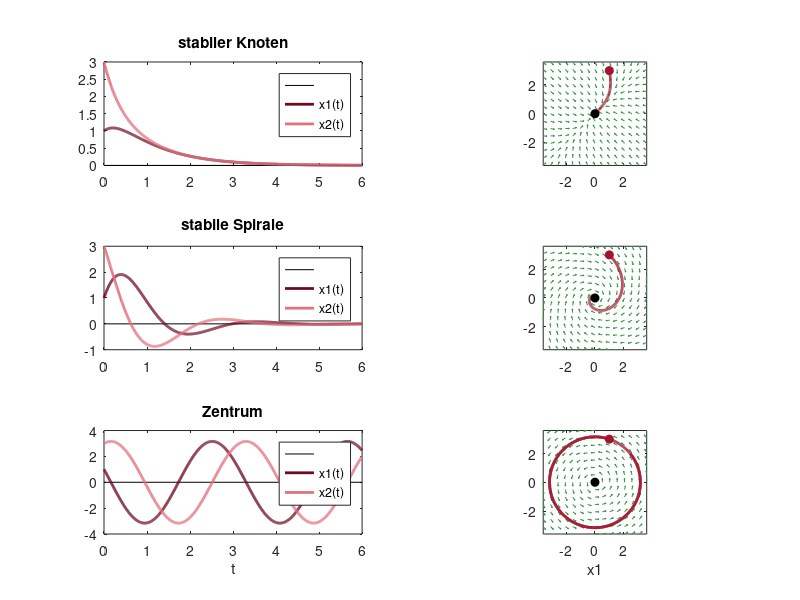

Recreate this plot in MATLAB.
% Abb. 4.10: drei lineare Systeme dx/dt = A x mit x(0) = (1, 3) (Buch, Abschnitt 4.2, Gl. 4.8 und 4.10)
% oben stabiler Knoten A = (-2 1; 1 -2), Mitte stabile Spirale A = (-1 2; -2 -1), unten Zentrum A = (0 -2; 2 0)
% links Zeitverläufe (Lösungsformeln), rechts Phasenebene mit Richtungsfeld
% (c) 2026 Philipp Kügler · Programm zum Buch „Dynamische Systeme in den Lebenswissenschaften“ · MIT-Lizenz (siehe LICENSE)
namen = {'stabiler Knoten', 'stabile Spirale', 'Zentrum'};
As = {[-2 1; 1 -2], [-1 2; -2 -1], [0 -2; 2 0]};
t = linspace(0, 6, 800);
X1 = {2 * exp(-t) - exp(-3 * t), exp(-t) .* (cos(2 * t) + 3 * sin(2 * t)), cos(2 * t) - 3 * sin(2 * t)};   % Lösungsformeln
X2 = {2 * exp(-t) + exp(-3 * t), exp(-t) .* (3 * cos(2 * t) - sin(2 * t)), 3 * cos(2 * t) + sin(2 * t)};
[G1, G2] = meshgrid(linspace(-3.6, 3.6, 15));
for z = 1:3
    A = As{z};
    lam = eig(A); lam = sortrows([imag(lam) real(lam)]);   % nach Imaginär-, dann Realteil ordnen
    fprintf('%s: Eigenwerte %s\n', namen{z}, sprintf('%g%+gi  ', lam(:, [2 1])'));
    subplot(3, 2, 2 * z - 1);
    plot([0 6], [0 0], 'k'); hold on
    plot(t, X1{z}, 'Color', [0.43 0.04 0.12], 'LineWidth', 2);
    plot(t, X2{z}, 'Color', [0.89 0.44 0.49], 'LineWidth', 2); hold off
    title(namen{z}); legend('', 'x1(t)', 'x2(t)');
    subplot(3, 2, 2 * z);
    U = A(1, 1) * G1 + A(1, 2) * G2; V = A(2, 1) * G1 + A(2, 2) * G2; L = sqrt(U.^2 + V.^2) + 1e-12;
    quiver(G1, G2, U ./ L, V ./ L, 0.4, 'Color', [0.2 0.6 0.25]); hold on
    plot(X1{z}, X2{z}, 'Color', [0.64 0.08 0.18], 'LineWidth', 2);
    plot(1, 3, 'o', 'Color', [0.64 0.08 0.18], 'MarkerFaceColor', [0.64 0.08 0.18]); plot(0, 0, 'ko', 'MarkerFaceColor', 'k'); hold off
    axis equal; xlim([-3.6 3.6]); ylim([-3.6 3.6]);
end
subplot(3, 2, 5); xlabel('t'); subplot(3, 2, 6); xlabel('x1');
